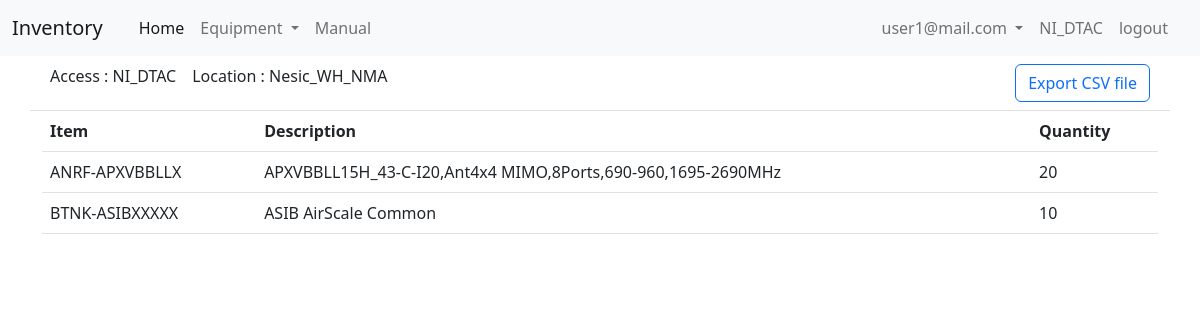
Page /equipment/NI_DTAC/Nesic_WH_NMA (signed in) on the committed database.
### tables this page shows
CREATE TABLE "tb_upload_csv" (
	"no"	INTEGER NOT NULL,
	"date_time"	TEXT,
	"rec_name"	TEXT,
	"rec_no"	TEXT,
	"item"	TEXT,
	"description"	REAL,
	"move_from"	TEXT,
	"move_to"	TEXT,
	"quantity"	INTEGER,
	"remark"	TEXT,
	"status"	TEXT,
	"access"	TEXT,
	"approve_draff"	TEXT,
	"approve_receive"	TEXT,
	PRIMARY KEY("no")
);

### app_equipment.py (the view)
@app_equipment.route('/equipment/<access>/<location>')
def page_view_equ_by_location(access, location):
    if "email" not in session:
        return redirect("/login")
    else:
        con = sqlite3.connect("db/db.db")
        cur = con.cursor()
        sql_1 = 'select item, description, move_from, move_to, status, access from tb_upload_csv where status = "received" and access = "{}" group by item'.format(access)
        curs = cur.execute(sql_1)
        result = curs.fetchall()
        result_1 = []
        for i in result:
            data = list(i)
            result_1.append(data)
        result_list = []
        for i in result_1:
            sql_2 = 'SELECT sum(quantity) FROM tb_upload_csv WHERE status = "received" and item = "{}" and move_to = "{}" and access = "{}"'.format(i[0], location, access)
            curs = cur.execute(sql_2)
            result_2 = curs.fetchall()
            result_2 = result_2[0][0]
            if result_2 == None:
                result_2 = 0
            sql_3 = 'SELECT sum(quantity) FROM tb_upload_csv WHERE status = "received" and item = "{}" and move_from = "{}" and access = "{}"'.format(i[0], location, access)
            curs = cur.execute(sql_3)
            result_3 = curs.fetchall()
            result_3 = result_3[0][0]
            if result_3 == None:
                result_3 = 0
            result_4 = result_2-result_3
            row = i
            row.append(result_4)
            result_list.append(row)
        result_list_cut_0 = []
        for k in result_list:
            if k[6] != 0:
                result_list_cut_0.append(k)
        dataset = result_list_cut_0
        list_for_csv = []
        for j in result_list_cut_0:
            row = j
            row.pop(5)
            row.pop(4)
            row.pop(3)
            row.pop(2)
            row.append(access)
            row.append(location)
            list_for_csv.append(row)
        filenamecsv = "{}_{}.csv".format(access, location)
        with open("static/files/export_csv/{}".format(filenamecsv), "w", newline = "") as f:
            fw = csv.writer(f)
            fw.writerow(["Item", "Description", "Quantity", "Access", "location"])
            for j in list_for_csv:
                fw.writerow(j)
        con.close()
        return render_template("equipment/equ_list_by_location.html", dataset=dataset, access=access, location=location)

### templates/equipment/equ_list_by_location.html (shortened to what this page needs)
<!DOCTYPE html>
<html lang="en">
<head>
    <link rel="stylesheet" href="/static/css/bootstrap_5-2-2.css">
</head>
<body>
    {% include "/menu.html" %}
    <div class="container d-flex">
        <div class="p-2">Access : {{access}}</div>
        <div class="p-2">Location : {{location}}</div>
        <div class="ms-auto p-2">
            <form action="/download" method="POST">
                <button type="submit" class="btn btn-outline-primary">Export CSV file</button>
            </form>
        </div>
    </div>
    <div class="container border border-start-0 border-end-0 border-bottom-0">
        <table class="table table-hover">
            <thead>
                <tr>
                    <th scope="col">Item</th>
                    <th scope="col">Description</th>
                    <th scope="col">Quantity</th>
                </tr>
            </thead>
            <tbody>
                {% for i in dataset %}
                <tr>
                    <td>{{i[0]}}</td>
                    <td>{{i[1]}}</td>
                    <td>{{i[2]}}</td>
                </tr>
                {% endfor %}
            </tbody>
        </table>
    </div>
</body>
</html>

### rows in the picture
tb_upload_csv: item "ANRF-APXVBBLLX", description "APXVBBLL15H_43-C-I20,Ant4x4 MIMO,8Ports,690-960,1695-2690MHz", quantity "20"
tb_upload_csv: item "BTNK-ASIBXXXXX", description "ASIB AirScale Common", quantity "10"

### other values in the picture
{{ session["email"] }} "user1@mail.com"
{{ session["access"] }} "NI_DTAC"
{{ access }} "NI_DTAC"
{{ location }} "Nesic_WH_NMA"
